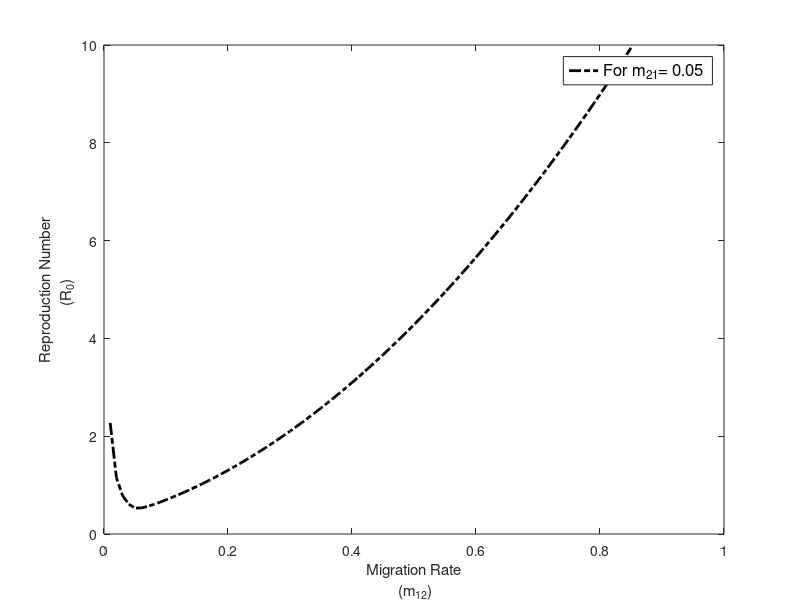

Recreate this plot in MATLAB.
clc;clear all;
alpha=0.02; gamma= 0.124; d= 3.95*10^-5;
m21= 0.05; sigma= 0.192; A= 10; beta= 0.25; %m12= 0.05;
m12=0.01:0.01:0.85;

for i= 1:1:length(m12)
    
c12=((alpha+ gamma+d+m12(i))*sigma*(sigma+d+m12(i)));

c32 = sigma* m12(i)* ((alpha+gamma+d+m12(i))+(sigma+d+m21));

c14 = sigma*m21*((alpha+gamma+d+m21)*(sigma+d+m12(i)));

c34 = sigma * ((alpha +gamma+d+m21)*(sigma+d+m21)+m21*m12(i));

Determinant= ((alpha+gamma+d+m12(i))*(alpha+gamma+d+m21)+m12*m21)*((sigma+d+m12(i))*(sigma+d+m21)-m12(i)*m21);

K11(i)= (c12*beta*A)/(m21+d);

K12(i)= (c32*beta*A)/(m21+d);

K21(i)= (c14*beta*A)/(m12(i)+d);

K22(i)= (c34*beta*A)/(m12(i)+d);

K= [K11(i) K12(i); K21(i) K22(i)];

DetK= det(K);

TraceK= trace(K);

R0(i)= 0.5 *(TraceK + sqrt((TraceK^2)- 4* DetK));
end

plot(m12, R0,'k-.','LineWidth',2)
xlabel({'Migration Rate';' (m_{12})'})
ylabel({'Reproduction Number';'(R_0) '})
legend('For m_{21}= 0.05','FontSize',12,'Location','best')
i=gcf;
%exportgraphics(i,'R0_m12.eps')